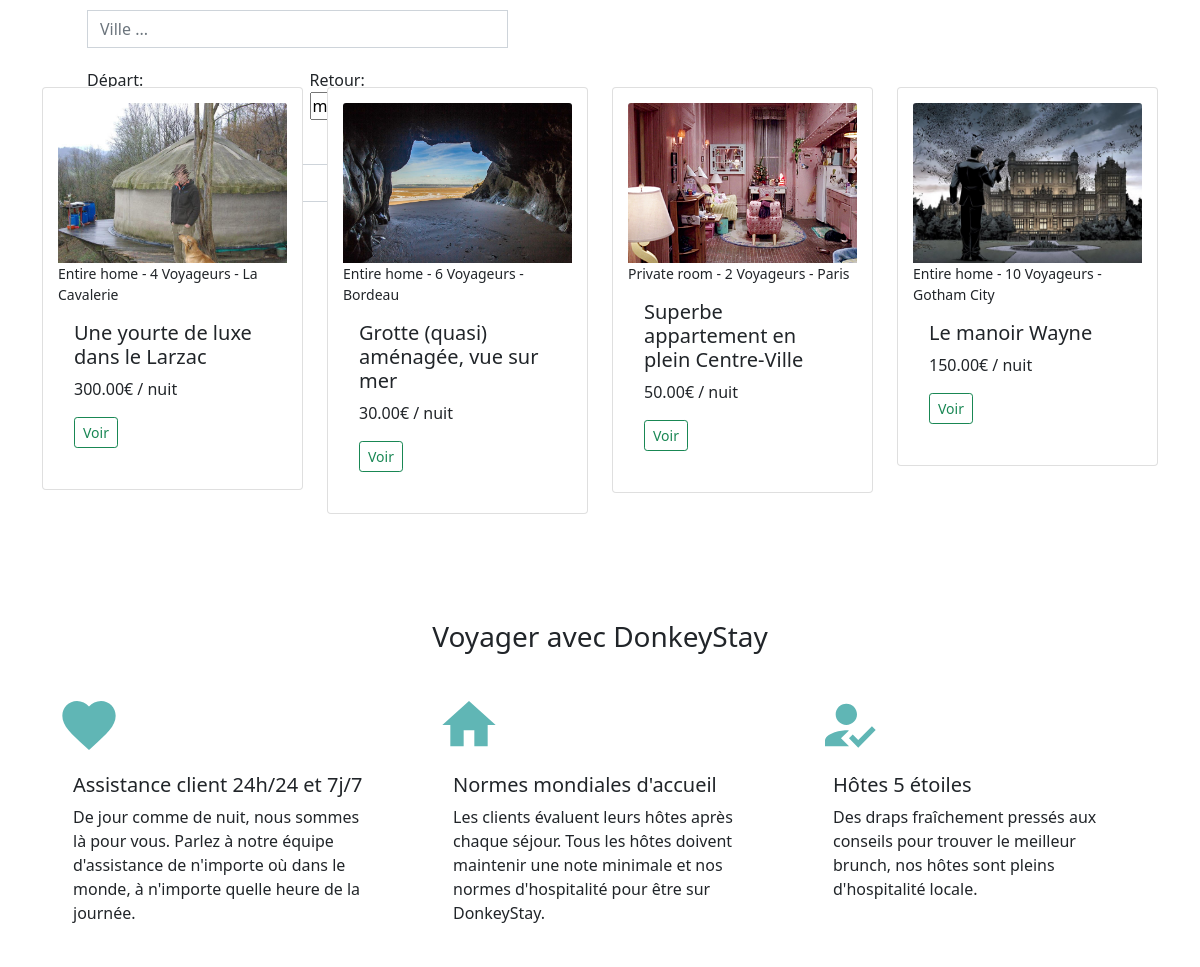
Before: / (middle part) with the older database file.
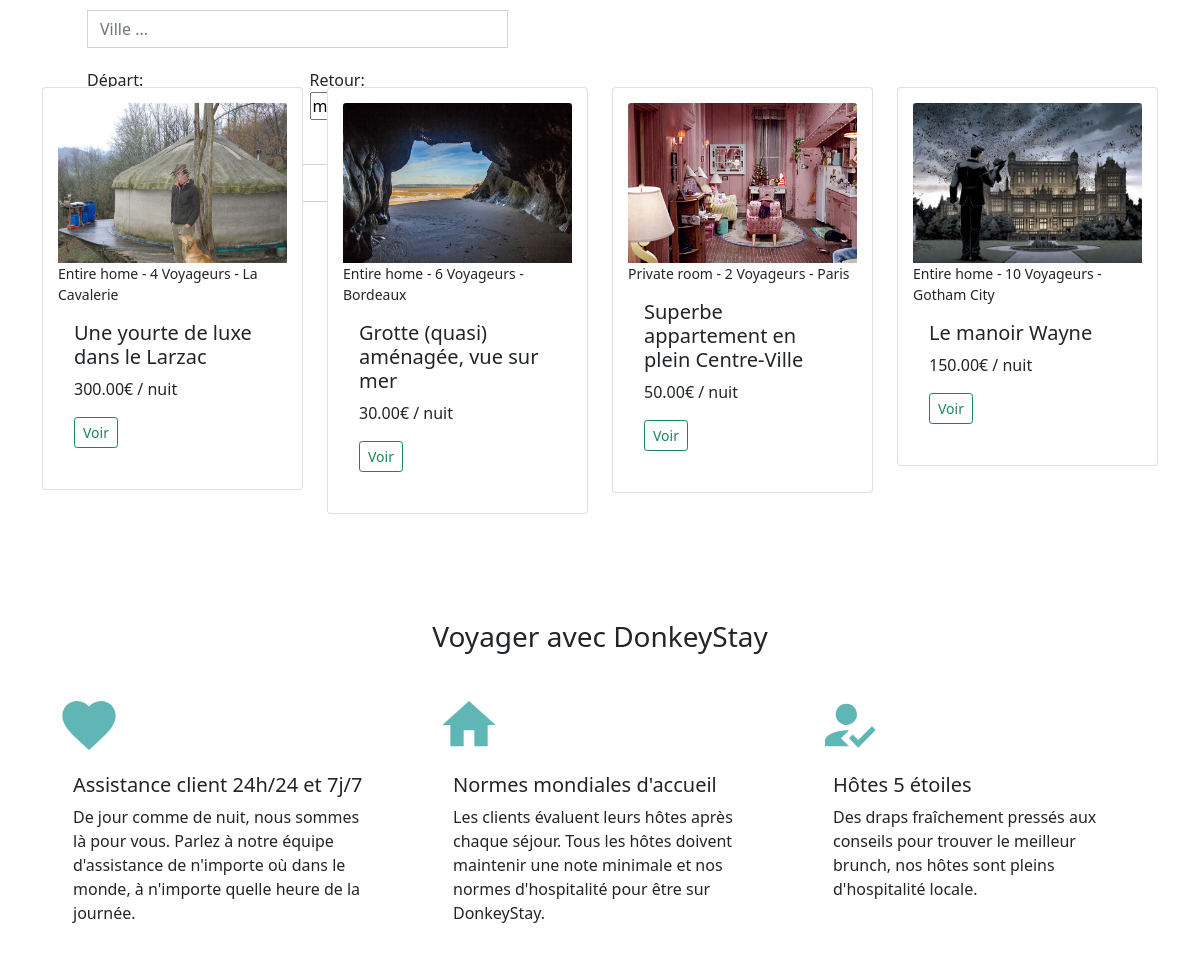
After: the same page with the newer database file.
### tables this page shows
CREATE TABLE IF NOT EXISTS `image` (
  `id` INT NOT NULL AUTO_INCREMENT,
  `img` VARCHAR(200) NOT NULL,
  `room_id` INT NOT NULL,
  PRIMARY KEY (`id`, `room_id`),
  CONSTRAINT `fk_Images_Rooms1`
    FOREIGN KEY (`room_id`)
    REFERENCES `room` (`id`)
    ON DELETE NO ACTION
    ON UPDATE NO ACTION);

CREATE TABLE IF NOT EXISTS `room` (
  `id` INT NOT NULL AUTO_INCREMENT,
  `roomtype_id` INT NOT NULL,
  `hometype_id` INT NOT NULL,
  `title` VARCHAR(80) NOT NULL,
  `description` MEDIUMTEXT NULL,
  `nb_bedroom` INT NOT NULL,
  `nb_bathroom` INT NOT NULL,
  `price` DECIMAL(6,2) NOT NULL,
  `adress` VARCHAR(200) NOT NULL,
  `city` VARCHAR(45) NOT NULL,
  `has_tv` TINYINT(1) NOT NULL,
  `has_wifi` TINYINT(1) NOT NULL,
  `has_kitchen` TINYINT(1) NOT NULL,
  `has_aircon` TINYINT(1) NOT NULL,
  `start_dispo` DATE NOT NULL,
  `end_dispo` DATE NOT NULL,
  `user_id` INT NOT NULL,
  `capacity_id` INT NOT NULL,
  PRIMARY KEY (`id`, `roomtype_id`, `hometype_id`, `user_id`, `capacity_id`),
  CONSTRAINT `fk_Rooms_Roomtypes1`
    FOREIGN KEY (`roomtype_id`)
    REFERENCES `roomtype` (`id`)
    ON DELETE NO ACTION
    ON UPDATE NO ACTION,
  CONSTRAINT `fk_Rooms_Hometypes1`
    FOREIGN KEY (`hometype_id`)
    REFERENCES `hometype` (`id`)
    ON DELETE NO ACTION
    ON UPDATE NO ACTION,
  CONSTRAINT `fk_room_user1`
    FOREIGN KEY (`user_id`)
    REFERENCES `user` (`id`)
    ON DELETE NO ACTION
    ON UPDATE NO ACTION,
  CONSTRAINT `fk_room_capacity1`
    FOREIGN KEY (`capacity_id`)
    REFERENCES `capacity` (`id`)
    ON DELETE NO ACTION
    ON UPDATE NO ACTION);

CREATE TABLE IF NOT EXISTS `roomtype` (
  `id` INT NOT NULL AUTO_INCREMENT,
  `rname` VARCHAR(45) NOT NULL,
  PRIMARY KEY (`id`));

CREATE TABLE IF NOT EXISTS `capacity` (
  `id` INT NOT NULL AUTO_INCREMENT,
  `nb_traveler` VARCHAR(45) NOT NULL,
  PRIMARY KEY (`id`));

### index.php (the view, shortened to what this page needs)
<?php
require_once "searchBar.php";
?>
<section>
    <div>
        <div class="container">
            <div class="row">
                <?php
                $lastestAddQuery = $dbh->query('SELECT room.*,rname,nb_traveler FROM room INNER JOIN roomtype ON roomtype.id = room.roomtype_id INNER JOIN capacity ON capacity.id = room.capacity_id ORDER BY id DESC LIMIT 4');
                $lastestAdd = $lastestAddQuery->fetchall(PDO::FETCH_ASSOC);
                foreach ($lastestAdd as $row_lastestAdd) {
                    $lastestAddImgQuery = $dbh->query('SELECT * FROM image WHERE room_id =' . $row_lastestAdd['id'] . ' LIMIT 1');
                    $lastestAddImg = $lastestAddImgQuery->fetchall(PDO::FETCH_ASSOC);
                    echo '<div class="col-lg-3 mb-3">';
                    echo '<div class="card">';
                    foreach ($lastestAddImg as $row_lastestAddImg) {
                        if ($row_lastestAddImg['room_id'] === $row_lastestAdd['id']) {
                            echo '<img src="' . $row_lastestAddImg['img'] . '" alt="" class="card-img-top">';
                        }
                    }
                    echo '<small>' . $row_lastestAdd['rname'] . ' - ' . $row_lastestAdd['nb_traveler'] . ' - ' . $row_lastestAdd['city'] . '</small>';
                    echo '<div class="card-body">';
                    echo '<h5 class="card-title">' . $row_lastestAdd['title'] . '</h5>';
                    echo '<p class="card-text">' . $row_lastestAdd['price'] . '€ / nuit</p>';
                    echo '<a href="lodging_info.php?id=' . $row_lastestAdd['id'] . '" class="btn btn-outline-success btn-sm">Voir</a>';
                    echo '</div>';
                    echo '</div>';
                    echo '</div>';
                }
                ?>
            </div>
        </div>
    </div>
</section>
<section>
    <div class="container-fluid container py-3 mt-4">
        <h2 class="h3">Voyager avec DonkeyStay</h2>
        <div class="row mt-4">
            <div class="col-md-4">
                <div class="card mb-3 border-0">
                    <svg viewBox="0 0 24 24" xmlns="http://www.w3.org/2000/svg" width="64" height="64">
                        <path d="M0 0h24v24H0z" fill="none" />
                        <path d="M12 21.35l-1.45-1.32C5.4 15.36 2 12.28 2 8.5 2 5.42 4.42 3 7.5 3c1.74 0 3.41.81 4.5 2.09C13.09 3.81 14.76 3 16.5 3 19.58 3 22 5.42 22 8.5c0 3.78-3.4 6.86-8.55 11.54L12 21.35z" />
                    </svg>
                    <div class="card-body pl-0">
                        <h5 class="card-title">Assistance client 24h/24 et 7j/7</h5>
                        <p class="card-text">De jour comme de nuit, nous sommes là pour vous. Parlez à notre équipe d'assistance de n'importe où dans le monde, à n'importe quelle heure de la journée.</p>
                    </div>
                </div>
            </div>
            <div class="col-md-4">
                <div class="card mb-3 border-0">
                    <svg xmlns="http://www.w3.org/2000/svg" width="64" height="64" viewBox="0 0 24 24">
                        <path d="M10 20v-6h4v6h5v-8h3L12 3 2 12h3v8z" />
                        <path d="M0 0h24v24H0z" fill="none" />
                    </svg>
                    <div class="card-body pl-0">
                        <h5 class="card-title">Normes mondiales d'accueil</h5>
                        <p class="card-text">Les clients évaluent leurs hôtes après chaque séjour. Tous les hôtes doivent maintenir une note minimale et nos normes d'hospitalité pour être sur DonkeyStay.</p>
                    </div>
                </div>
            </div>
            <div class="col-md-4">
                <div class="card mb-3 border-0">
                    <div class="card-body pl-0">
                        <h5 class="card-title">Hôtes 5 étoiles</h5>
                        <p class="card-text">Des draps fraîchement pressés aux conseils pour trouver le meilleur brunch, nos hôtes sont pleins d'hospitalité locale.</p>
                    </div>
                </div>
            </div>
        </div>
    </div>
</section>
    <?php
    require_once "footer.php";
    ?>

### header.php (shortened to what this page needs)
<!doctype html>
<html lang="en">
<head>
    <link href="/css/style.css" rel="stylesheet">
</head>
<body>

### searchBar.php (shortened to what this page needs)
<?php
require_once 'header.php';
?>
<main>
    <section>
        <div class="container search-bar">
            <div class="row">
                <div class="col-sm-5">
                    <div class="card border-0">
                        <form action="" method="POST" autocomplete="off">
                            <div class="row">
                                <div class="form-group">
                                    <input type="text" class="form-control w-100 br0" id="request" name="request" aria-describedby="locationInputHelp" placeholder="Ville ...">
                                </div>
                            </div>
                            <div class="row">
                                <div class="col-md-12 col-lg-6">
                                    <label for="startDate">Départ:</label><br>
                                </div>
                                <div class="col-md-12 col-lg-6">
                                    <label for="endDate">Retour:</label><br>
                                </div>
                            </div>
                            <div class="row">
                                <div class="form-group">
                                    <label for="exampleFormControlSelect1">Voyageurs</label>
                                </div>
                            </div>
                            <button class="btn btn-danger btn-block" type="submit" name="search">Chercher</button>
                        </form>
                    </div>
                </div>
            </div>
        </div>
    </section>

### footer.php (shortened to what this page needs)
</main>
</body>
</html>

Changed rows visible on the page:
changed room "Grotte (quasi) aménagée, vue sur mer": city "Bordeau" → "Bordeaux"
